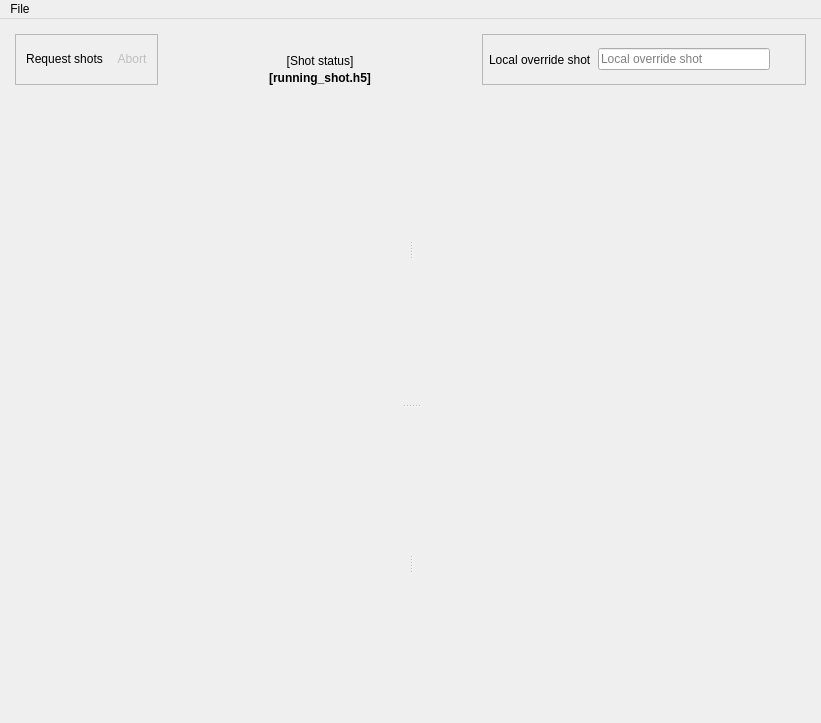
<?xml version="1.0" encoding="UTF-8"?>
<ui version="4.0">
 <class>BLACS</class>
 <widget class="QMainWindow" name="BLACS">
  <property name="geometry">
   <rect>
    <x>0</x>
    <y>0</y>
    <width>821</width>
    <height>723</height>
   </rect>
  </property>
  <property name="windowTitle">
   <string>blacs - the labscript suite</string>
  </property>
  <property name="windowIcon">
   <iconset>
    <normaloff>:/qtutils/custom/blacs.png</normaloff>:/qtutils/custom/blacs.png</iconset>
  </property>
  <widget class="QWidget" name="centralwidget">
   <property name="styleSheet">
    <string notr="true">QPushButton {
     border: none;
     padding: 4px;
 }

QPushButton:hover {
     background-color: qlineargradient(x1: 0, y1: 0, x2: 0, y2: 1,
                                       stop: 0 palette(light), stop: 1 palette(window));
     border: 1px solid palette(dark);
     border-radius: 3px;
 }

 QPushButton:pressed {
     background-color: qlineargradient(x1: 0, y1: 0, x2: 0, y2: 1,
                                       stop: 0 palette(window), stop: 1 palette(light));
     border: 1px solid palette(dark);
     border-radius: 3px;
 }

QPushButton:checked {
     background-color: palette(highlight);
     color: palette(highlighted-text);
     border: 1px solid palette(dark);
     border-radius: 3px;
 }

QPushButton:hover:checked {
     background-color: palette(highlight);
     color: palette(highlighted-text);
     border: 1px solid palette(highlighted-text);
     border-radius: 3px;
 }

QToolButton {
     border: none;
     padding: 2px;
 }

QToolButton:hover {
     background-color: qlineargradient(x1: 0, y1: 0, x2: 0, y2: 1,
                                       stop: 0 palette(light), stop: 1 palette(window));
     border: 1px solid palette(dark);
     border-radius: 3px;
 }

 QToolButton:pressed {
     background-color: qlineargradient(x1: 0, y1: 0, x2: 0, y2: 1,
                                       stop: 0 palette(window), stop: 1 palette(light));
     border: 1px solid palette(dark);
     border-radius: 3px;
 }

QToolButton:checked {
     background-color: palette(window);
     border: 1px solid palette(dark);
     border-radius: 3px;
 }

QToolButton:hover:checked {
     background-color: qlineargradient(x1: 0, y1: 0, x2: 0, y2: 1,
                                       stop: 0 palette(window), stop: 1 palette(light));
     border: 1px solid palette(dark);
     border-radius: 3px;
 }
</string>
   </property>
   <layout class="QVBoxLayout" name="verticalLayout_13">
    <property name="spacing">
     <number>0</number>
    </property>
    <property name="leftMargin">
     <number>6</number>
    </property>
    <property name="topMargin">
     <number>6</number>
    </property>
    <property name="rightMargin">
     <number>6</number>
    </property>
    <property name="bottomMargin">
     <number>6</number>
    </property>
    <item>
     <layout class="QVBoxLayout" name="notifications">
      <property name="sizeConstraint">
       <enum>QLayout::SetMinimumSize</enum>
      </property>
      <item>
       <layout class="QHBoxLayout" name="notifications_minimized">
        <property name="spacing">
         <number>3</number>
        </property>
        <property name="sizeConstraint">
         <enum>QLayout::SetMinimumSize</enum>
        </property>
        <item>
         <spacer name="horizontalSpacer_6">
          <property name="orientation">
           <enum>Qt::Horizontal</enum>
          </property>
          <property name="sizeType">
           <enum>QSizePolicy::Expanding</enum>
          </property>
          <property name="sizeHint" stdset="0">
           <size>
            <width>40</width>
            <height>0</height>
           </size>
          </property>
         </spacer>
        </item>
       </layout>
      </item>
     </layout>
    </item>
    <item>
      <widget class="QWidget" name="verticalLayoutWidget_2">
       <layout class="QGridLayout" name="gridLayout" columnstretch="0,0">
          <item row="0" column="1">
           <layout class="QHBoxLayout" name="horizontalLayout">
            <property name="spacing">
             <number>0</number>
            </property>
            <item>
             <widget class="QFrame" name="shot_controls_frame">
              <property name="frameShape">
               <enum>QFrame::StyledPanel</enum>
              </property>
              <layout class="QVBoxLayout" name="verticalLayout">
               <property name="leftMargin">
                <number>6</number>
               </property>
               <property name="topMargin">
                <number>6</number>
               </property>
               <property name="rightMargin">
                <number>6</number>
               </property>
               <property name="bottomMargin">
                <number>6</number>
               </property>
               <item>
                <layout class="QHBoxLayout" name="shot_control_buttons_horizontalLayout">
                 <property name="spacing">
                  <number>6</number>
                 </property>
                 <property name="leftMargin">
                  <number>0</number>
                 </property>
                 <property name="topMargin">
                  <number>0</number>
                 </property>
                 <property name="rightMargin">
                  <number>0</number>
                 </property>
                 <item>
                  <widget class="QPushButton" name="shot_request_button">
                   <property name="focusPolicy">
                    <enum>Qt::NoFocus</enum>
                   </property>
                   <property name="toolTip">
                    <string>Request shots from runmanager, and run the local override shot when it has none</string>
                   </property>
                   <property name="text">
                    <string>Request shots</string>
                   </property>
                   <property name="icon">
                    <iconset>
                     <normaloff>:/qtutils/fugue/control-stop-square.png</normaloff>
                     <normalon>:/qtutils/fugue/control.png</normalon>
                    </iconset>
                   </property>
                   <property name="checkable">
                    <bool>true</bool>
                   </property>
                   <property name="checked">
                    <bool>false</bool>
                   </property>
                  </widget>
                 </item>
                 <item>
                  <widget class="QPushButton" name="shot_abort_button">
                   <property name="enabled">
                    <bool>false</bool>
                   </property>
                   <property name="focusPolicy">
                    <enum>Qt::NoFocus</enum>
                   </property>
                   <property name="toolTip">
                    <string>Abort current shot in progress</string>
                   </property>
                   <property name="text">
                    <string>Abort</string>
                   </property>
                   <property name="icon">
                    <iconset>
                     <normaloff>:/qtutils/fugue/cross-octagon.png</normaloff>:/qtutils/fugue/cross-octagon.png</iconset>
                   </property>
                  </widget>
                 </item>
                </layout>
               </item>
              </layout>
             </widget>
            </item>
            <item>
             <layout class="QVBoxLayout" name="shot_status_verticalLayout">
              <property name="spacing">
               <number>3</number>
              </property>
              <property name="topMargin">
               <number>0</number>
              </property>
              <item>
               <layout class="QHBoxLayout" name="horizontalLayout_2">
                <item>
                 <spacer name="horizontalSpacer">
                  <property name="orientation">
                   <enum>Qt::Horizontal</enum>
                  </property>
                  <property name="sizeHint" stdset="0">
                   <size>
                    <width>40</width>
                    <height>20</height>
                   </size>
                  </property>
                 </spacer>
                </item>
                <item>
                 <layout class="QHBoxLayout" name="runmanager_link_layout"/>
                </item>
                <item>
                 <spacer name="horizontalSpacer_2">
                  <property name="orientation">
                   <enum>Qt::Horizontal</enum>
                  </property>
                  <property name="sizeHint" stdset="0">
                   <size>
                    <width>40</width>
                    <height>20</height>
                   </size>
                  </property>
                 </spacer>
                </item>
               </layout>
              </item>
              <item>
               <widget class="QLabel" name="shot_status">
                <property name="text">
                 <string>[Shot status]</string>
                </property>
                <property name="alignment">
                 <set>Qt::AlignCenter</set>
                </property>
               </widget>
              </item>
              <item>
               <widget class="QLabel" name="running_shot_name">
                <property name="text">
                 <string>&lt;b&gt;[running_shot.h5]&lt;/b&gt;</string>
                </property>
                <property name="alignment">
                 <set>Qt::AlignCenter</set>
                </property>
               </widget>
              </item>
             </layout>
            </item>
            <item>
             <widget class="QFrame" name="local_override_frame">
              <property name="frameShape">
               <enum>QFrame::StyledPanel</enum>
              </property>
              <layout class="QHBoxLayout" name="local_override_horizontalLayout">
               <property name="leftMargin">
                <number>6</number>
               </property>
               <property name="topMargin">
                <number>6</number>
               </property>
               <property name="rightMargin">
                <number>6</number>
               </property>
               <property name="bottomMargin">
                <number>6</number>
               </property>
               <item>
                <widget class="QLabel" name="local_override_label">
                 <property name="text">
                  <string>Local override shot</string>
                 </property>
                </widget>
               </item>
               <item>
                <widget class="QLineEdit" name="local_override_lineEdit">
                 <property name="toolTip">
                  <string>Local shot file to run if runmanager does not provide a shot</string>
                 </property>
                 <property name="placeholderText">
                  <string>Local override shot</string>
                 </property>
                 <property name="clearButtonEnabled">
                  <bool>true</bool>
                 </property>
                </widget>
               </item>
               <item>
                <widget class="QToolButton" name="local_override_browse_button">
                 <property name="toolTip">
                  <string>Browse for local override shot</string>
                 </property>
                 <property name="text">
                  <string/>
                 </property>
                 <property name="icon">
                  <iconset>
                   <normaloff>:/qtutils/fugue/folder-open.png</normaloff>:/qtutils/fugue/folder-open.png</iconset>
                 </property>
                </widget>
               </item>
              </layout>
             </widget>
            </item>
           </layout>
          </item>
         </layout>
      </widget>
    </item>
    <item>
      <widget class="QSplitter" name="tab_horizontal_splitter">
       <property name="sizePolicy">
        <sizepolicy hsizetype="Expanding" vsizetype="Expanding">
         <horstretch>0</horstretch>
         <verstretch>0</verstretch>
        </sizepolicy>
       </property>
       <property name="orientation">
        <enum>Qt::Vertical</enum>
       </property>
       <widget class="QSplitter" name="tab_top_vertical_splitter">
        <property name="sizePolicy">
         <sizepolicy hsizetype="Expanding" vsizetype="Expanding">
          <horstretch>0</horstretch>
          <verstretch>0</verstretch>
         </sizepolicy>
        </property>
        <property name="orientation">
         <enum>Qt::Horizontal</enum>
        </property>
        <widget class="QWidget" name="widget_2" native="true">
         <layout class="QVBoxLayout" name="verticalLayout_3">
          <property name="leftMargin">
           <number>6</number>
          </property>
          <property name="topMargin">
           <number>6</number>
          </property>
          <property name="rightMargin">
           <number>6</number>
          </property>
          <property name="bottomMargin">
           <number>6</number>
          </property>
          <item>
           <layout class="QVBoxLayout" name="tab_container_0"/>
          </item>
         </layout>
        </widget>
        <widget class="QWidget" name="widget_5" native="true">
         <layout class="QVBoxLayout" name="verticalLayout_4">
          <property name="leftMargin">
           <number>6</number>
          </property>
          <property name="topMargin">
           <number>6</number>
          </property>
          <property name="rightMargin">
           <number>6</number>
          </property>
          <property name="bottomMargin">
           <number>6</number>
          </property>
          <item>
           <layout class="QVBoxLayout" name="tab_container_1"/>
          </item>
         </layout>
        </widget>
       </widget>
       <widget class="QSplitter" name="tab_bottom_vertical_splitter">
        <property name="sizePolicy">
         <sizepolicy hsizetype="Expanding" vsizetype="Expanding">
          <horstretch>0</horstretch>
          <verstretch>0</verstretch>
         </sizepolicy>
        </property>
        <property name="orientation">
         <enum>Qt::Horizontal</enum>
        </property>
        <widget class="QWidget" name="widget_3" native="true">
         <layout class="QVBoxLayout" name="verticalLayout_6">
          <property name="leftMargin">
           <number>6</number>
          </property>
          <property name="topMargin">
           <number>6</number>
          </property>
          <property name="rightMargin">
           <number>6</number>
          </property>
          <property name="bottomMargin">
           <number>6</number>
          </property>
          <item>
           <layout class="QVBoxLayout" name="tab_container_2"/>
          </item>
         </layout>
        </widget>
        <widget class="QWidget" name="widget_6" native="true">
         <layout class="QVBoxLayout" name="verticalLayout_8">
          <property name="leftMargin">
           <number>6</number>
          </property>
          <property name="topMargin">
           <number>6</number>
          </property>
          <property name="rightMargin">
           <number>6</number>
          </property>
          <property name="bottomMargin">
           <number>6</number>
          </property>
          <item>
           <layout class="QVBoxLayout" name="tab_container_3"/>
          </item>
         </layout>
        </widget>
       </widget>
      </widget>
    </item>
   </layout>
  </widget>
  <widget class="QMenuBar" name="menubar">
   <property name="geometry">
    <rect>
     <x>0</x>
     <y>0</y>
     <width>821</width>
     <height>33</height>
    </rect>
   </property>
   <widget class="QMenu" name="menuFile">
    <property name="title">
     <string>File</string>
    </property>
    <addaction name="actionOpen"/>
    <addaction name="actionSave"/>
    <addaction name="separator"/>
    <addaction name="actionOpenPreferences"/>
    <addaction name="separator"/>
    <addaction name="actionExit"/>
   </widget>
   <addaction name="menuFile"/>
  </widget>
  <action name="actionOpen">
   <property name="icon">
    <iconset>
     <normaloff>:/qtutils/fugue/folder-open.png</normaloff>:/qtutils/fugue/folder-open.png</iconset>
   </property>
   <property name="text">
    <string>Load front-panel</string>
   </property>
  </action>
  <action name="actionSave">
   <property name="icon">
    <iconset>
     <normaloff>:/qtutils/fugue/disk.png</normaloff>:/qtutils/fugue/disk.png</iconset>
   </property>
   <property name="text">
    <string>Save front-panel</string>
   </property>
  </action>
  <action name="actionExit">
   <property name="icon">
    <iconset>
     <normaloff>:/qtutils/fugue/cross-button.png</normaloff>:/qtutils/fugue/cross-button.png</iconset>
   </property>
   <property name="text">
    <string>Exit</string>
   </property>
  </action>
  <action name="actionOpenPreferences">
   <property name="icon">
    <iconset>
     <normaloff>:/qtutils/fugue/gear.png</normaloff>:/qtutils/fugue/gear.png</iconset>
   </property>
   <property name="text">
    <string>Preferences</string>
   </property>
  </action>
  <action name="actionEdit_Connection_Table">
   <property name="text">
    <string>Edit</string>
   </property>
  </action>
  <action name="actionSelect_Globals">
   <property name="text">
    <string>Select Globals</string>
   </property>
  </action>
  <action name="actionRecompile">
   <property name="text">
    <string>Recompile</string>
   </property>
  </action>
 </widget>
 <resources>
  <include location="../../../../usr/local/lib/python2.7/dist-packages/qtutils/icons/icons.qrc"/>
 </resources>
 <connections>
  <connection>
   <sender>actionExit</sender>
   <signal>triggered()</signal>
   <receiver>BLACS</receiver>
   <slot>close()</slot>
   <hints>
    <hint type="sourcelabel">
     <x>-1</x>
     <y>-1</y>
    </hint>
    <hint type="destinationlabel">
     <x>360</x>
     <y>299</y>
    </hint>
   </hints>
  </connection>
 </connections>
</ui>
